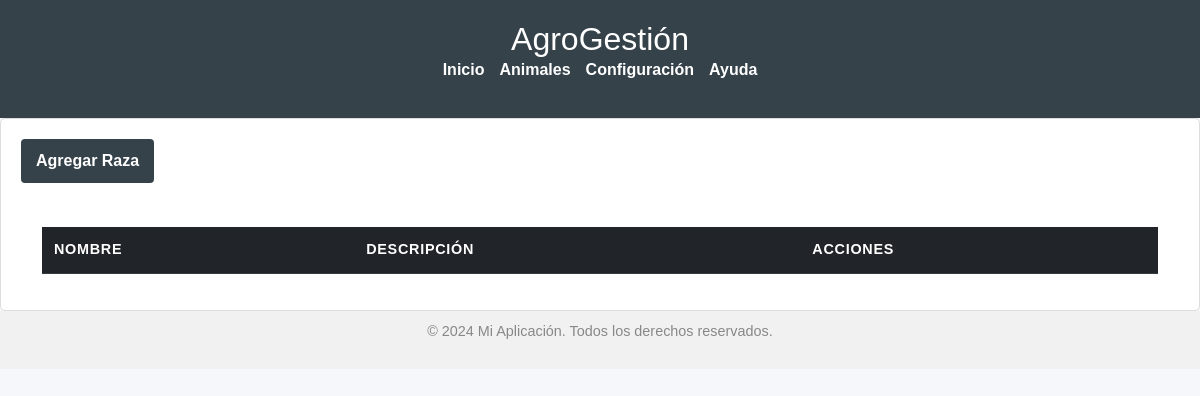
The page /settings_breeds/ on the database as committed earlier.
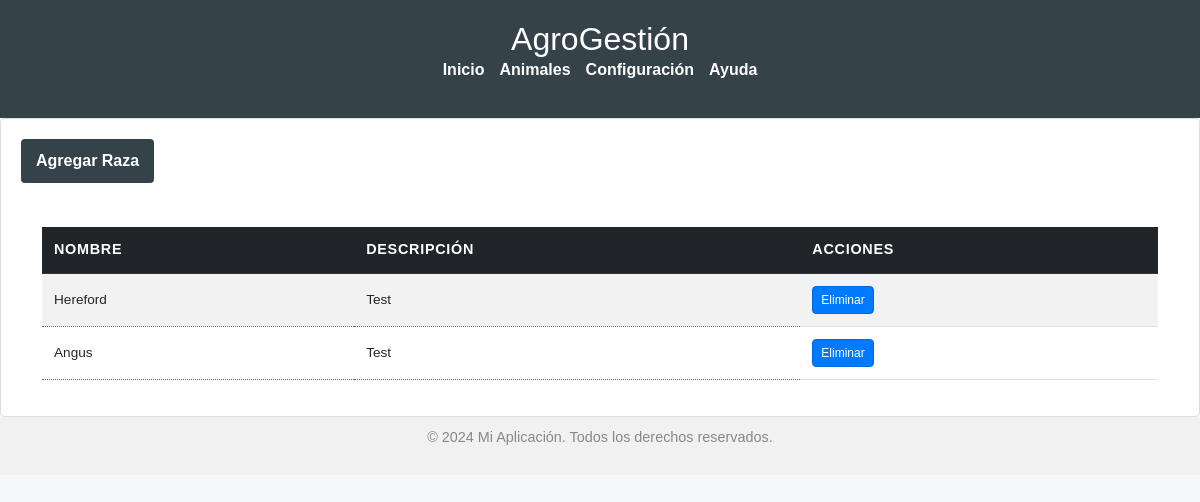
The same page on the database as committed later.
### ganaderia/models.py (models this page shows, shortened)
class Breed(models.Model):
    name = models.CharField(max_length=100, unique=True)  # Nombre de la raza, único
    description = models.TextField(blank=True, null=True)  # Descripción opcional de la raza

### ganaderia/views.py (the view)
# urls.py: path('settings_breeds/', settings_breeds, name='settings_breeds'),
def settings_breeds(request):
    breed_list = Breed.objects.all()
    return render(request, 'settings_breeds.html',{'breed_list': breed_list})

### ganaderia/templates/settings_breeds.html (shortened to what this page needs)
{% extends "base.html" %}
{% block content %}
    <section class="panel" id="animals-panel">
                  <div id="list-generic">
                  <button id="show-form-button" onclick="toggleForm()" class="add-animal-btn">Agregar Raza</button>
                      <div class="container mt-4">
                          <div class="table-responsive">
                              <table class="table table-striped table-hover align-middle animal-grid" id="animalTable">
                                  <thead class="table-dark">
                                      <tr>
                                          <th>Nombre</th>
                                          <th>Descripción</th>
                                          <th>Acciones</th>
                                      </tr>
                                  </thead>
                                  <tbody>
                                      {% for breed in breed_list%}
                                        <tr data-breed-id="{{ breed.id }}">
                                            <td class="editable" data-field="name">{{ breed.name }} </td>
                                            <td class="editable" data-field="description">{{ breed.description }}</td>
                                            <td>
                                                <button class="btn btn-danger btn-sm" onclick="confirmDelete({{ breed.id }})" >Eliminar</button>
                                            </td>
                                        </tr>
                                      {% endfor %}
                                  </tbody>
                              </table>
                          </div>
                      </div>
                  </div>
    </section>
{% endblock %}

Rows that differ between the two databases and show on the page:
added Breed: name "Hereford", description "Test"
added Breed: name "Angus", description "Test"
